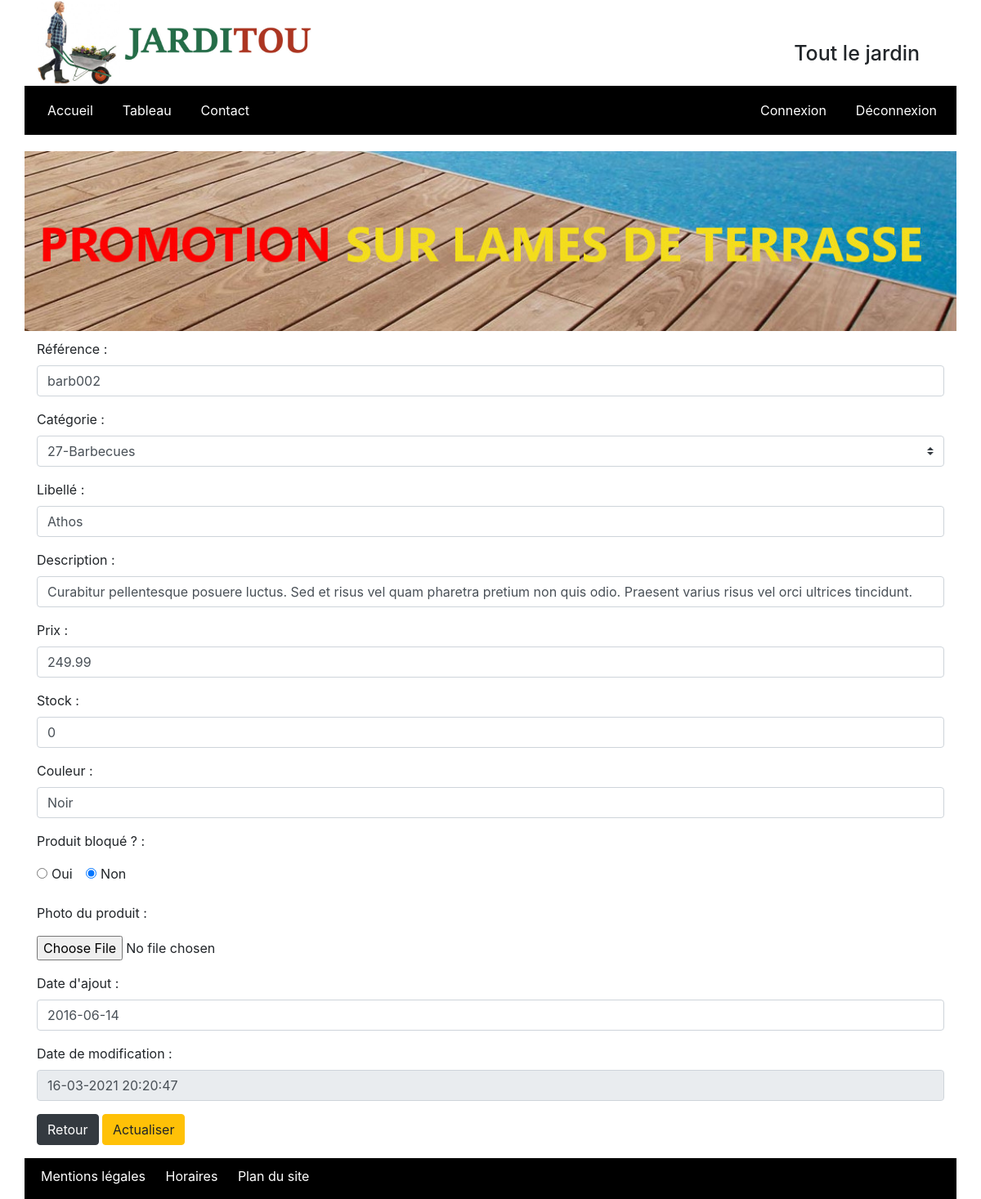
Screenshot of /Jarditou_php/Jarditou_php/controller/produits/produits_modif.php?pro_id=8 with the database file from the repository.
### tables this page shows
CREATE TABLE IF NOT EXISTS `produits` (
  `pro_id` int(10) UNSIGNED NOT NULL AUTO_INCREMENT COMMENT 'Clé de la table produits',
  `pro_cat_id` int(10) UNSIGNED NOT NULL COMMENT 'Catégorie du produit',
  `pro_ref` varchar(10) NOT NULL COMMENT 'Référence produit',
  `pro_libelle` varchar(200) NOT NULL COMMENT 'Nom du produit',
  `pro_description` varchar(1000) DEFAULT NULL COMMENT 'Description du produit',
  `pro_prix` decimal(6,2) UNSIGNED NOT NULL COMMENT 'Prix ',
  `pro_stock` int(11) NOT NULL DEFAULT '0' COMMENT 'Nombre d''unités en stock',
  `pro_couleur` varchar(30) DEFAULT NULL COMMENT 'Couleur',
  `pro_photo` varchar(4) DEFAULT 'jpg' COMMENT 'Extension de la photo',
  `pro_d_ajout` date NOT NULL COMMENT 'Date d''ajout',
  `pro_d_modif` datetime DEFAULT NULL COMMENT 'Date de modification',
  `pro_bloque` tinyint(1) DEFAULT NULL COMMENT 'Bloquer le produit à la vente',
  PRIMARY KEY (`pro_id`),
  UNIQUE KEY `idx_pro_ref` (`pro_ref`),
  KEY `fk_produits_cat_id` (`pro_cat_id`)
);

CREATE TABLE IF NOT EXISTS `categories` (
  `cat_id` int(10) UNSIGNED NOT NULL AUTO_INCREMENT COMMENT 'Clé de la table catégorie',
  `cat_nom` varchar(200) NOT NULL COMMENT 'Nom de la catégorie',
  `cat_parent` int(10) UNSIGNED DEFAULT NULL COMMENT 'Catégorie parente',
  PRIMARY KEY (`cat_id`),
  KEY `fk_categories_cat_parent` (`cat_parent`)
);

### Jarditou_php/Jarditou_php/controller/produits/produits_modif.php (the view, shortened to what this page needs)
<?php
include("entete.php");
    $db = connexionBase();
    $pro_id = $_GET["pro_id"];
    $requete = "SELECT * FROM produits WHERE pro_id=".$pro_id;
    $requete2 = "SELECT * FROM categories ORDER BY cat_id";
    $result = $db->query($requete);
    $result2 = $db->query($requete2);
    $produit = $result->fetch(PDO::FETCH_OBJ);
    $categories = $result2->fetchAll(PDO::FETCH_OBJ);
    $date = date("d-m-Y H:i:s");
?>
 <div class="row">
<form class="col-lg-12" action="php/produits_modif_script.php" method="post" enctype="multipart/form-data">
<div class="form-group">
    <label for="référence">Référence :</label>
    <input type="text" class="form-control" name="reference" value ="<?=$produit->pro_ref?>" id="reference">
</div>
<div class="form-group">
    <label for="pro_cat_id">Catégorie :</label>
    <select class="custom-select" name="pro_cat_id" id="pro_cat_id">
    <?php
    foreach($categories as $c)
    {
        ?>
        <option value = "<?= $c->cat_id?>"
        <?php
        if ($c->cat_id == $produit->pro_cat_id)
        {
            echo "selected";
        }
        ?>
        > <?=$c->cat_id."-".$c->cat_nom?></option>
        <?php
    }
    ?>
</select>
</div>
<div class="form-group">
    <label for="libellé">Libellé :</label>
    <input type="text" class="form-control" name="libelle" value ="<?=$produit->pro_libelle?>" id="libelle">
</div>
<div class="form-group">
    <label for="description">Description :</label>
    <input type="text" class="form-control" name="description" value ="<?=$produit->pro_description?>" id="description">
</div>
<div class="form-group">
    <label for="prix">Prix :</label>
    <input type="text" class="form-control" name="prix" value ="<?=$produit->pro_prix?>" id="prix">
</div>
<div class="form-group">
    <label for="stock">Stock :</label>
    <input type="text" class="form-control" name="stock" value ="<?=$produit->pro_stock?>" id="stock">
</div>
<div class="form-group">
    <label for="couleur">Couleur :</label>
    <input type="text" class="form-control" name="couleur" value ="<?=$produit->pro_couleur?>" id="couleur">
</div>
<p>Produit bloqué ? :</p>
<div class="form-check form-check-inline">
  <input type="radio" class="form-check-input" value = 1 id="bloque_oui" name="bloque" <?php if ($produit->pro_bloque == 1) { echo "checked"; } ?>>
  <label class="form-check-label" for="bloque">Oui</label>
</div>
<div class="form-check form-check-inline">
  <input type="radio" class="form-check-input" value = 0 id="bloque_non" name="bloque" <?php if (is_null($produit->pro_bloque)) { echo "checked"; } ?>>
  <label class="form-check-label" for="bloque">Non</label>
</div>
</div><br>
<p>Photo du produit :</p>
<p><input type="file" name="fichier" id="fichier"></p>
<div class="form-group">
    <label for="ajout">Date d'ajout :</label>
    <input type="text" class="form-control" name="ajout" value ="<?=$produit->pro_d_ajout?>" id="ajout">
</div>
<div class="form-group">
    <label for="modif">Date de modification :</label>
    <input type="text" class="form-control" name="modif" value ="<?=$date?>" readonly id="modif">
</div>
<div class="form-group">
    <a href="tableau.php" class="btn btn-dark m-0">Retour</a>
    <input type="submit" class="btn btn-warning m-0" value="Actualiser">
</div>
<?php
include("pieddepage.php");
?>

### Jarditou_php/Jarditou_php/view/includes/entete.php (shortened to what this page needs)
<!DOCTYPE html>
<html lang="fr">
<head>
  <link rel="stylesheet" href="https://stackpath.bootstrapcdn.com/bootstrap/4.3.1/css/bootstrap.min.css">
  <link rel="stylesheet" type="text/css" href="https://cdn.jsdelivr.net/npm/bootstrap-select@1.13.12/dist/css/bootstrap-select.css">
  <link href="https://cdn.jsdelivr.net/npm/bootstrap-select@1.13.12/dist/css/bootstrap-select.min.css" rel="stylesheet">
  <link rel="stylesheet" href="css\style.css">
</head>
<body>
<div class="container">
    <header class="row">
        <div class="col-md-5 col-lg-4">
        <img src="images\jarditou_logo.jpg" class="img-fluid" alt="Logo jarditou" title="Logo jarditou">
        </div>
        <div class="col-md-7 col-lg-8">
        <h1 class="text-right">Tout le jardin</h1>
        </div>
    </header>
<nav class="row navbar-expand-sm">
    <div class="collapse navbar-collapse" id="navbarSupportedContent15">
      <ul class="navbar-nav mr-auto">
        <li class="nav-item active">
          <a class="nav-link" href="accueil.php">Accueil <span class="sr-only">(current)</span></a>
        </li>
        <li class="nav-item">
          <a class="nav-link" href="tableau.php">Tableau</a>
        </li>
        <li class="nav-item">
          <a class="nav-link" href="formulaire.php">Contact</a>
        </li>
      </ul>
      <ul class="navbar-nav mr-3">
      <li class="nav-item">
          <a class="nav-link" href="index.php">Connexion</a>
        </li>
        <li class="nav-item">
          <a class="nav-link" href="deconnexion.php?logout">Déconnexion</a>
        </li>
      </ul>
    </div>
</nav>
    <div class="row">
    <img src="images/promotion.jpg" id="image" alt="Promotion sur les lames de terrasse" title="Promotion sur les lames de terrasse">
    </div>

### Jarditou_php/Jarditou_php/view/includes/pieddepage.php (shortened to what this page needs)
<footer class="row">
            <ul class="p-0">
                <li><a href="#">Mentions légales</a></li>
                <li><a href="#">Horaires</a></li>
                <li><a href="#">Plan du site</a></li>
            </ul>
    </footer>
</div>
</body>
</html>

### Jarditou_php/Jarditou_php/view/assets/css/style.css (style rules this page uses)
html { -webkit-box-sizing: border-box; box-sizing: border-box; }
h1 { font-size: 25px; }
li { display: inline; }
nav { background-color: black; padding-top: 10px; padding-bottom: 10px; }
a { color: white; margin-left: 20px; }
.text-right { margin-right: 30px; margin-top: 50px; }
#image { width: 100%; margin-top: 10px; margin-bottom: 10px; }
footer { background-color: black; padding-top: 10px; margin-top: 10px; }
nav { margin-bottom: 10px; }

### rows the page displays
produits: reference "barb002", pro_cat_id "27-Barbecues", libelle "Athos", description "Curabitur pellentesque posuere luctus. Sed et risus vel quam pharetra pretium non quis odio. Praesent varius risus vel orci ultrices tincidunt.", prix "249.99", stock "0", couleur "Noir", pro_bloque "☑", ajout "2016-06-14"
